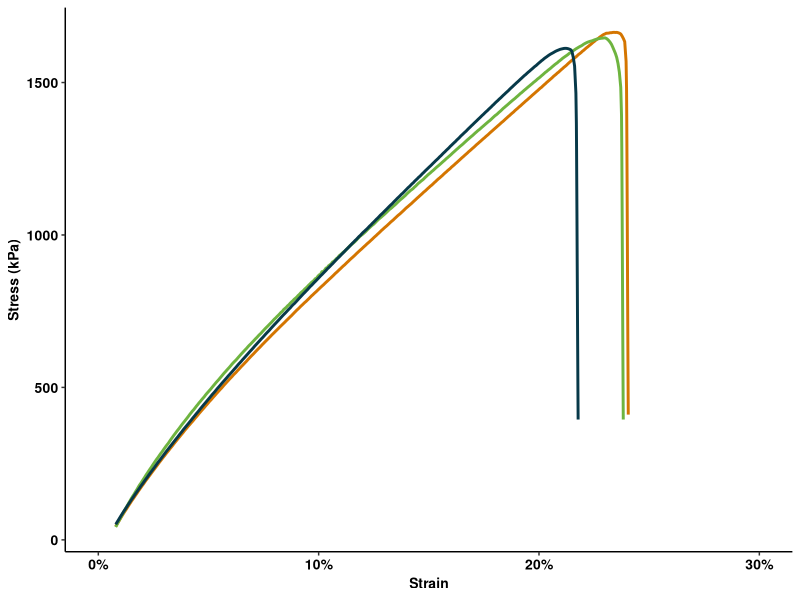
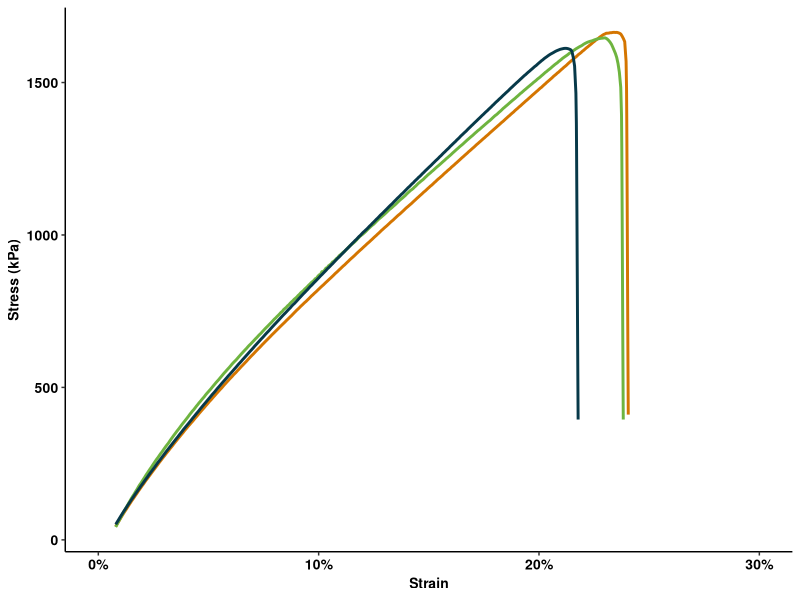

Write the R code that produced these figures, in order. (Note: this script raises an error after producing the figures.)
library(ggplot2)
library(scales)
library(svglite)
data_1 = read.csv("trial_1.csv")
#Clean up the data, remove unnecessary headers
data_1 = data_1[-(1:650),(1:3)]
colnames(data_1) = c("Time", "Displacement", "Force")
data_1$Time = as.numeric(as.character(data_1$Time))
data_1$Displacement = as.numeric(as.character(data_1$Displacement))
data_1$Force = as.numeric(as.character(data_1$Force))
#Compute Strain (mm/mm)
data_1$Tensile_Strain = data_1$Displacement/14.18
#Compute Stress
data_1$Tensile_Stress = data_1$Force/(1.07*1.58)
data_1$trial = "1"

data_2 = read.csv("trial_2.csv")
data_2 = data_2[-(1:650),(1:3)]
colnames(data_2) = c("Time", "Displacement", "Force")
data_2$Time = as.numeric(as.character(data_2$Time))
data_2$Displacement = as.numeric(as.character(data_2$Displacement))
data_2$Force = as.numeric(as.character(data_2$Force))
data_2$Tensile_Strain = data_2$Displacement/15.31
data_2$Tensile_Stress = data_2$Force/(1.58*1.05)
data_2$trial = "2"

data_3 = read.csv("trial_3.csv")
data_3 = data_3[-(1:650),(1:3)]
colnames(data_3) = c("Time", "Displacement", "Force")
data_3$Time = as.numeric(as.character(data_3$Time))
data_3$Displacement = as.numeric(as.character(data_3$Displacement))
data_3$Force = as.numeric(as.character(data_3$Force))
data_3$Tensile_Strain = data_3$Displacement/14.22
data_3$Tensile_Stress = data_3$Force/(1.57*0.96)
data_3$trial = "3"

data_4 = read.csv("trial_4.csv")
data_4 = data_4[-(1:650),(1:3)]
colnames(data_4) = c("Time", "Displacement", "Force")
data_4$Time = as.numeric(as.character(data_4$Time))
data_4$Displacement = as.numeric(as.character(data_4$Displacement))
data_4$Force = as.numeric(as.character(data_4$Force))
data_4$Tensile_Strain = data_4$Displacement/13.5
data_4$Tensile_Stress = data_4$Force/(1.53*0.98)
data_4$trial = "4"
#Combine trials in one single file
subtotal = rbind(data_2, data_3)
total = rbind(subtotal, data_4)

ggplot(total) +
  geom_path(aes(x = Tensile_Strain, y = Tensile_Stress, color = trial), size = 1) +
  #Use Cornell branding color
  scale_color_manual(name = "Trial",
                     limits = c("2", "3", "4"),
                     values = c("#D47500", "#6EB43F", "#073949")) +
  labs(x = "Strain", y = "Stress (kPa)") +
  scale_x_continuous(limits = c(0,0.30), n.breaks = 5, labels = scales::percent) +
  theme_classic() +
  theme(
    axis.text.x = element_text(size=10, color = "black", face = "bold"),
    axis.text.y = element_text(size=10, color = "black", face = "bold"),
    axis.title = element_text(size=10, color = "black", face = "bold"),
    legend.title = element_text(size=10, color = "black", face = "bold"),
    legend.text = element_text(size=10, color = "black", face = "bold"),
    legend.position = "none")
ggsave("tension.svg", width = 80, height = 80, units = "mm")
levels(processed$Cycle)
